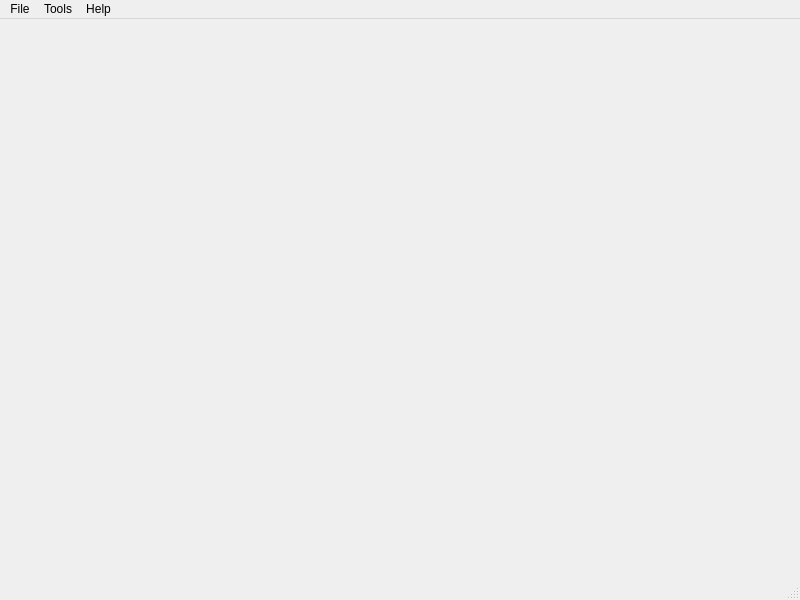
<?xml version="1.0" encoding="UTF-8"?>
<ui version="4.0">
 <class>MainWindow</class>
 <widget class="QMainWindow" name="MainWindow">
  <property name="geometry">
   <rect>
    <x>0</x>
    <y>0</y>
    <width>800</width>
    <height>600</height>
   </rect>
  </property>
  <property name="windowTitle">
   <string>LED Studio</string>
  </property>
  <property name="windowIcon">
   <iconset resource="../res.qrc">
    <normaloff>:/assets/icons/matrix.png</normaloff>:/assets/icons/matrix.png</iconset>
  </property>
  <widget class="QWidget" name="centralwidget"/>
  <widget class="QMenuBar" name="menubar">
   <property name="geometry">
    <rect>
     <x>0</x>
     <y>0</y>
     <width>800</width>
     <height>25</height>
    </rect>
   </property>
   <widget class="QMenu" name="menuFile">
    <property name="title">
     <string>File</string>
    </property>
   </widget>
   <widget class="QMenu" name="menuTools">
    <property name="title">
     <string>Tools</string>
    </property>
    <addaction name="actionCharacter_generator"/>
   </widget>
   <widget class="QMenu" name="menuHelp">
    <property name="title">
     <string>Help</string>
    </property>
   </widget>
   <addaction name="menuFile"/>
   <addaction name="menuTools"/>
   <addaction name="menuHelp"/>
  </widget>
  <widget class="QStatusBar" name="statusbar"/>
  <action name="actionCharacter_generator">
   <property name="text">
    <string>Character generator</string>
   </property>
  </action>
 </widget>
 <resources>
  <include location="../res.qrc"/>
 </resources>
 <connections/>
</ui>
